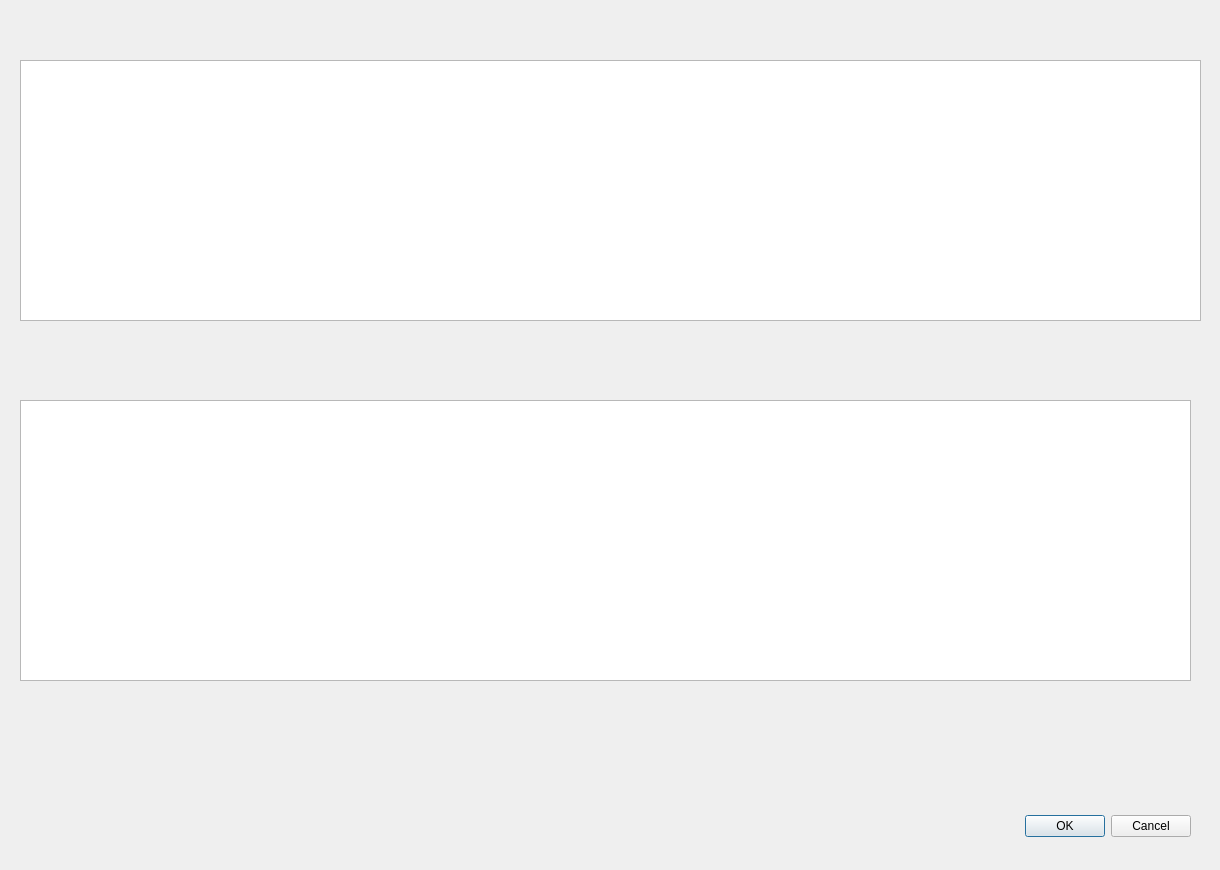
<?xml version="1.0" encoding="UTF-8"?>
<ui version="4.0">
 <class>bdsuiv_tablo</class>
 <widget class="QDialog" name="bdsuiv_tablo">
  <property name="geometry">
   <rect>
    <x>0</x>
    <y>0</y>
    <width>1220</width>
    <height>870</height>
   </rect>
  </property>
  <property name="windowTitle">
   <string>Dialog</string>
  </property>
  <widget class="QDialogButtonBox" name="buttonBox">
   <property name="geometry">
    <rect>
     <x>850</x>
     <y>810</y>
     <width>341</width>
     <height>32</height>
    </rect>
   </property>
   <property name="orientation">
    <enum>Qt::Horizontal</enum>
   </property>
   <property name="standardButtons">
    <set>QDialogButtonBox::Cancel|QDialogButtonBox::Ok</set>
   </property>
  </widget>
  <widget class="QTableWidget" name="tableWidget">
   <property name="geometry">
    <rect>
     <x>20</x>
     <y>400</y>
     <width>1171</width>
     <height>281</height>
    </rect>
   </property>
  </widget>
  <widget class="QTableView" name="tableView">
   <property name="geometry">
    <rect>
     <x>20</x>
     <y>60</y>
     <width>1181</width>
     <height>261</height>
    </rect>
   </property>
  </widget>
 </widget>
 <resources/>
 <connections>
  <connection>
   <sender>buttonBox</sender>
   <signal>accepted()</signal>
   <receiver>bdsuiv_tablo</receiver>
   <slot>accept()</slot>
   <hints>
    <hint type="sourcelabel">
     <x>248</x>
     <y>254</y>
    </hint>
    <hint type="destinationlabel">
     <x>157</x>
     <y>274</y>
    </hint>
   </hints>
  </connection>
  <connection>
   <sender>buttonBox</sender>
   <signal>rejected()</signal>
   <receiver>bdsuiv_tablo</receiver>
   <slot>reject()</slot>
   <hints>
    <hint type="sourcelabel">
     <x>316</x>
     <y>260</y>
    </hint>
    <hint type="destinationlabel">
     <x>286</x>
     <y>274</y>
    </hint>
   </hints>
  </connection>
 </connections>
</ui>
